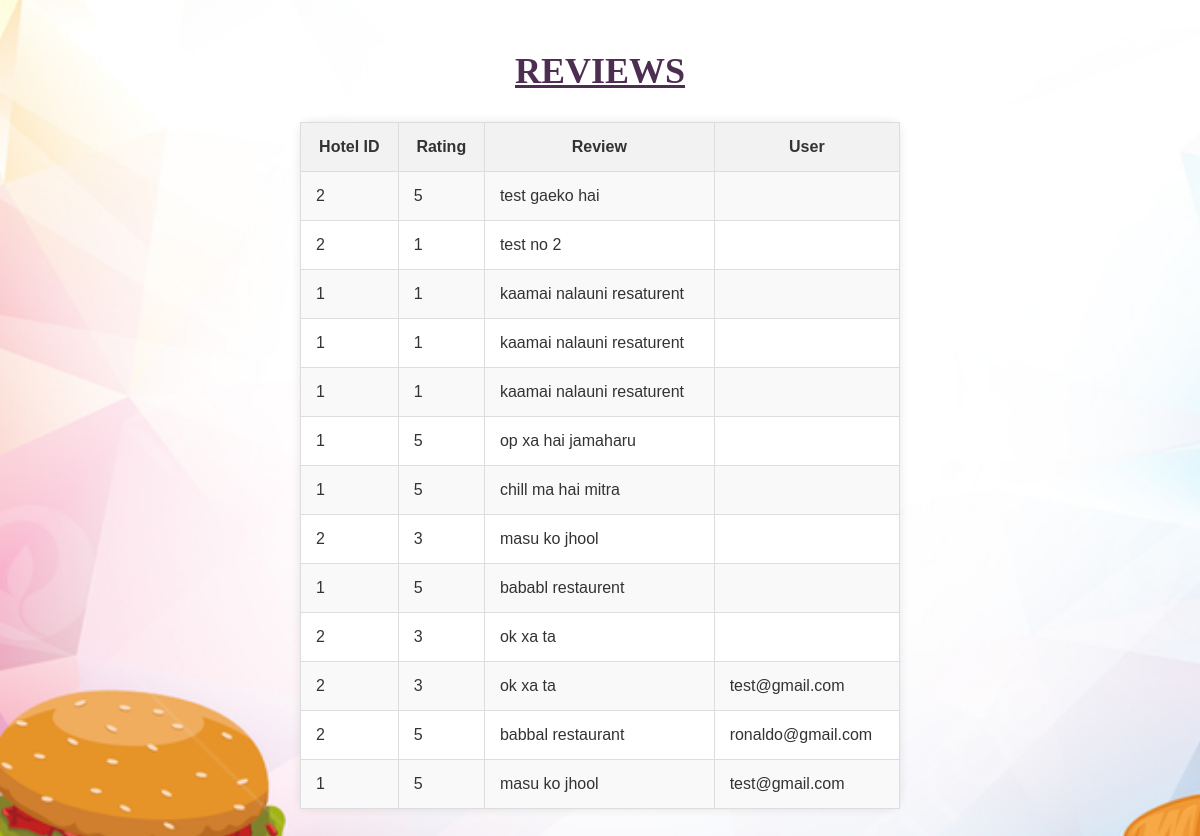
Screenshot of /adminreviews.php with the database file from the repository.
### tables this page shows
CREATE TABLE `reviews` (
  `id` int(11) DEFAULT NULL,
  `ratings` float NOT NULL,
  `review` varchar(50) NOT NULL,
  `email` varchar(30) NOT NULL
);

### adminreviews.php (the view, shortened to what this page needs)
<!DOCTYPE html>
<html lang="en">
<head>
    <link rel="stylesheet" href="adminreviews.css">
</head>
<body>
    <h2>Reviews</h2>
    <table>
        <tr>
            <th>Hotel ID</th>
            <th>Rating</th>
            <th>Review</th>
            <th>User</th>
        </tr>
        <?php
            include 'db_conn.php';
            $sql = "SELECT * FROM `reviews`";
            $result = $conn->query($sql);
            if ($result->num_rows > 0) {
                while ($row = $result->fetch_assoc()) {
                    echo "<tr>";
                    echo "<td>" . $row["id"] . "</td>";
                    echo "<td>" . $row["ratings"] . "</td>";
                    echo "<td>" . $row["review"] . "</td>";
                    echo "<td>" . $row["email"] . "</td>";
                    echo "</tr>";
                }
            } else {
                echo "<tr><td colspan='4'>No reviews found.</td></tr>";
            }
        ?>
    </table>
    <br>
    <br>
    <br>
    <br>
    <br>
    <br>
    <br>
    <br>
</body>
</html>

### adminreviews.css (style rules this page uses)
body { font-family: Arial, sans-serif; background-color: #f5f5f5; margin: 0; padding: 0; color: #333; background-image: url('testbg.jpg'); background-size: cover; background-position: center; background-repeat: no-repeat; }
h2 { color: #4d2d52; font-family: 'Garamond', serif; font-size: 36px; text-align: center; margin-top: 50px; text-transform: uppercase; text-decoration: underline; }
table { width: 50%; margin: 0 auto; border-collapse: collapse; margin-top: 20px; background-color: #fff; border-radius: 10px; box-shadow: 0 0 10px rgba(0, 0, 0, 0.1); border: black; }
th, td { border: 1px solid #ddd; padding: 15px; }
th { background-color: #f2f2f2; font-weight: bold; }
tr:nth-child(even) { background-color: #f9f9f9; }

### rows the page displays
reviews: id "2", ratings "5", review "test gaeko hai"
reviews: id "2", ratings "1", review "test no 2"
reviews: id "1", ratings "1", review "kaamai nalauni resaturent"
reviews: id "1", ratings "1", review "kaamai nalauni resaturent"
reviews: id "1", ratings "1", review "kaamai nalauni resaturent"
reviews: id "1", ratings "5", review "op xa hai jamaharu"
reviews: id "1", ratings "5", review "chill ma hai mitra"
reviews: id "2", ratings "3", review "masu ko jhool"
reviews: id "1", ratings "5", review "bababl restaurent"
reviews: id "2", ratings "3", review "ok xa ta"
reviews: id "2", ratings "3", review "ok xa ta", email "test@gmail.com"
reviews: id "2", ratings "5", review "babbal restaurant", email "ronaldo@gmail.com"
reviews: id "1", ratings "5", review "masu ko jhool", email "test@gmail.com"
